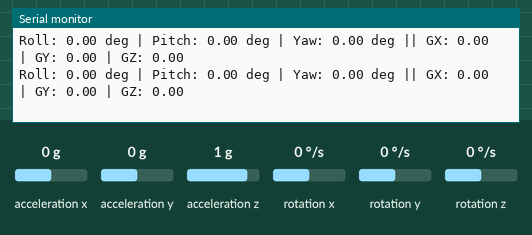
Recording of a sketch running on a simulated ESP32. On the bench: the last lines printed to the serial monitor. Wiring (inferred from the names in the program): MPU-6050 motion sensor at I2C address 0x68. The inputs (shaded band) are chosen by the test bench; at power-on: rotation z 0 °/s, acceleration x 0 g, acceleration y 0 g, rotation x 0 °/s, acceleration z 1 g, rotation y 0 °/s.

Above: at 1.4 s.
1.5 s: rotation z set to 100 °/s
At 1.57 s:
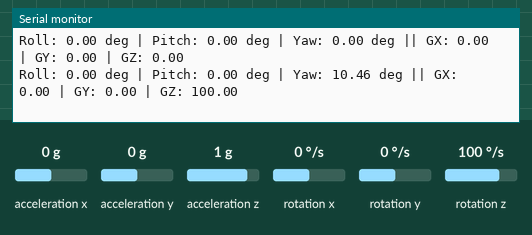
4.5 s: acceleration x set to -1.4 g
At 4.5 s:
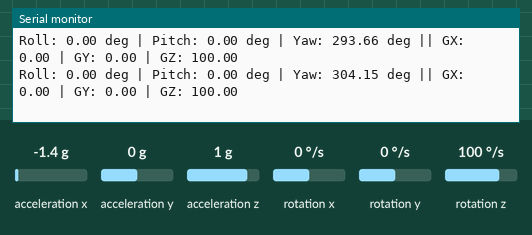
6.0 s: acceleration y set to -1.4 g
At 6.08 s:
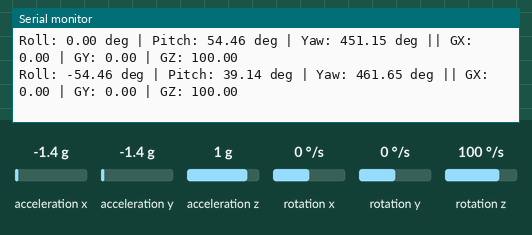
7.5 s: rotation x set to -192 °/s
At 7.55 s:
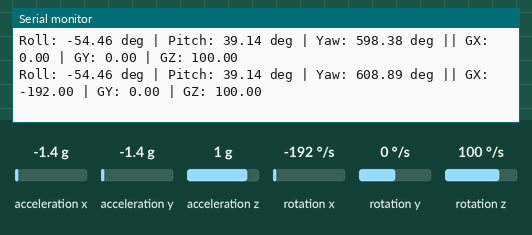
10.5 s: acceleration z set to -1.4 g
At 10.5 s:
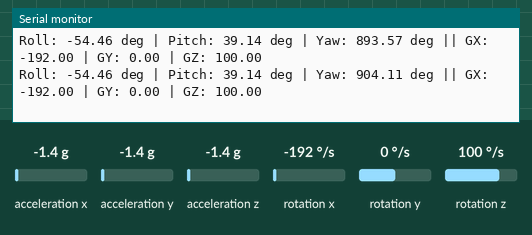
Timing chart, 0 to 13.0 s (numbered marks = the images above; inputs shaded):
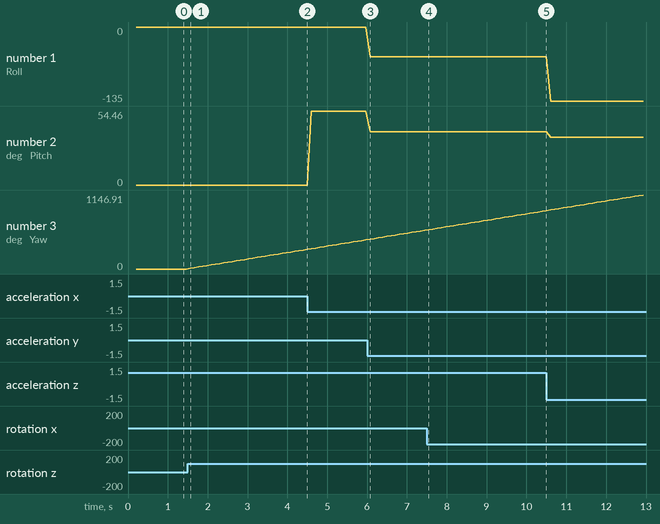

Measured:
- after the input at 1.5 s, the serial monitor: prints a new line after 0.06 s (image 1)
- after the input at 6.0 s, the serial monitor: prints a new line after 0.07 s (image 3)
- after the input at 7.5 s, the serial monitor: prints a new line after 0.05 s (image 4)
- plotted number 1: 0 → -54.46 after the input at 6.0 s, -54.46 → -135 after the input at 10.5 s
- plotted number 2: 0 → 54.46 after the input at 4.5 s, 54.46 → 39.14 after the input at 6.0 s, 39.14 → 35.26 after the input at 10.5 s
- plotted number 3: 0 → 304.15 after the input at 1.5 s, 304.15 → 451.15 after the input at 4.5 s, 451.15 → 598.38 after the input at 6.0 s, 598.38 → 904.11 after the input at 7.5 s, 904.11 → 1146.91 after the input at 10.5 s

The sketch:

MPU6050_RollPitchYaw.ino
```cpp
#include <Wire.h>

#define MPU6050_ADDR 0x68
#define MPU6050_PWR_MGMT_1 0x6B
#define MPU6050_ACCEL_XOUT_H 0x3B

const int MPU_SDA = 21;
const int MPU_SCL = 22;

const float ACCEL_SCALE = 16384.0; // +/-2g
const float GYRO_SCALE = 131.0;    // +/-250 deg/s

unsigned long previousMicros = 0;
float yaw = 0.0;

void writeRegister(uint8_t reg, uint8_t value) {
  Wire.beginTransmission(MPU6050_ADDR);
  Wire.write(reg);
  Wire.write(value);
  Wire.endTransmission(true);
}

int16_t read16(uint8_t reg) {
  Wire.beginTransmission(MPU6050_ADDR);
  Wire.write(reg);
  Wire.endTransmission(false);
  Wire.requestFrom(MPU6050_ADDR, (uint8_t)2, (uint8_t)true);

  int16_t value = 0;
  if (Wire.available() >= 2) {
    value = (int16_t)(Wire.read() << 8) | Wire.read();
  }
  return value;
}

void setup() {
  Serial.begin(115200);
  Wire.begin(MPU_SDA, MPU_SCL);
  Wire.setClock(400000);

  delay(100);
  writeRegister(MPU6050_PWR_MGMT_1, 0x00);
  delay(100);

  previousMicros = micros();

  Serial.println("MPU6050 Roll Pitch Yaw Test Started");
}

void loop() {
  int16_t accelXRaw = read16(MPU6050_ACCEL_XOUT_H);
  int16_t accelYRaw = read16(MPU6050_ACCEL_XOUT_H + 2);
  int16_t accelZRaw = read16(MPU6050_ACCEL_XOUT_H + 4);
  int16_t gyroXRaw = read16(MPU6050_ACCEL_XOUT_H + 8);
  int16_t gyroYRaw = read16(MPU6050_ACCEL_XOUT_H + 10);
  int16_t gyroZRaw = read16(MPU6050_ACCEL_XOUT_H + 12);

  float ax = accelXRaw / ACCEL_SCALE;
  float ay = accelYRaw / ACCEL_SCALE;
  float az = accelZRaw / ACCEL_SCALE;

  float gx = gyroXRaw / GYRO_SCALE;
  float gy = gyroYRaw / GYRO_SCALE;
  float gz = gyroZRaw / GYRO_SCALE;

  float roll = atan2(ay, az) * 180.0 / PI;
  float pitch = atan2(-ax, sqrt(ay * ay + az * az)) * 180.0 / PI;

  unsigned long currentMicros = micros();
  float deltaTime = (currentMicros - previousMicros) / 1000000.0;
  previousMicros = currentMicros;

  yaw += gz * deltaTime;

  Serial.print("Roll: ");
  Serial.print(roll, 2);
  Serial.print(" deg | Pitch: ");
  Serial.print(pitch, 2);
  Serial.print(" deg | Yaw: ");
  Serial.print(yaw, 2);
  Serial.print(" deg");

  Serial.print(" || GX: ");
  Serial.print(gx, 2);
  Serial.print(" | GY: ");
  Serial.print(gy, 2);
  Serial.print(" | GZ: ");
  Serial.println(gz, 2);

  delay(100);
}
```
